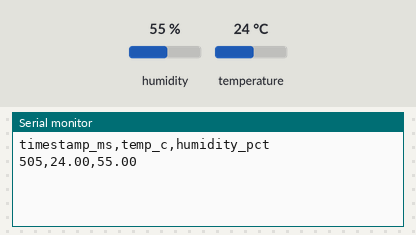
A sketch run on a simulated ESP32. Parts: the last lines printed to the serial monitor. The test bench sets the inputs (shaded band); at power-on: humidity 55 %, temperature 24 °C.

Above: at 1.7 s.
1.8 s: humidity set to 22 %
At 3.3 s:
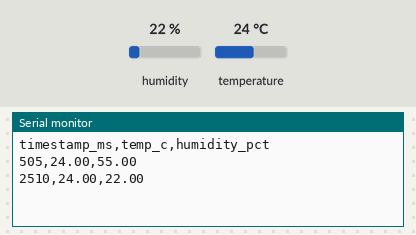
4.5 s: temperature set to 12 °C
At 5.1 s:
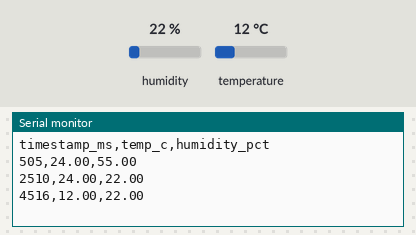
7.2 s: humidity set to 40 %
At 9.7 s:
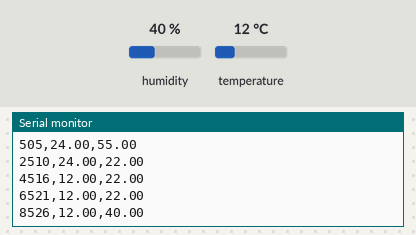
Timing chart, 0 to 11.2 s (numbered marks = the images above; inputs shaded):
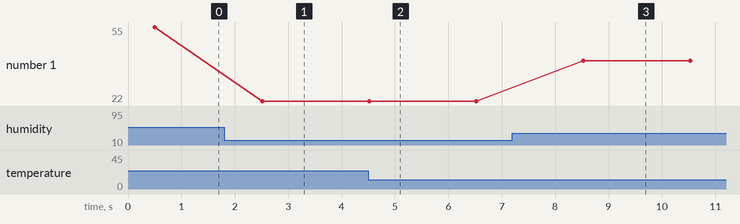

The sketch:

check_for_dht.ino
```cpp
#include "DHT.h"

#define DHTPIN 27
#define DHTTYPE DHT22

DHT dht(DHTPIN, DHTTYPE);

void setup() {
  Serial.begin(115200);
  delay(500);
  dht.begin();
  Serial.println("timestamp_ms,temp_c,humidity_pct");
}

void loop() {
  float h = dht.readHumidity();
  float t = dht.readTemperature(); // Celsius

  if (isnan(h) || isnan(t)) {
    Serial.println("ERR,NaN,NaN");
  } else {
    Serial.print(millis());
    Serial.print(",");
    Serial.print(t, 2);
    Serial.print(",");
    Serial.println(h, 2);
  }

  delay(2000);
}
```

Measured:
- after the input at 1.8 s, the serial monitor: prints a new line after 0.71 s (image 1)
- after the input at 4.5 s, the serial monitor: prints a new line at once (image 2)
- after the input at 7.2 s, the serial monitor: prints a new line after 1.3 s (image 3)
- plotted number 1: 55 → 22 after the input at 1.8 s, 22 → 40 after the input at 7.2 s
